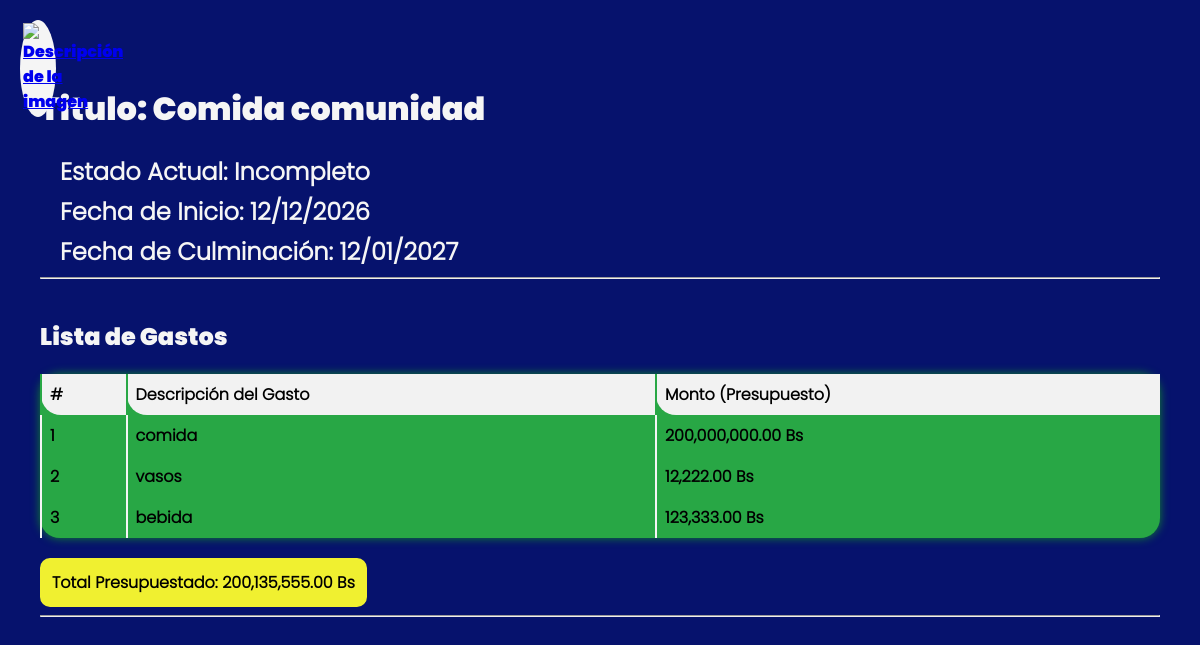
The app's page /views/Visualize Project/index.php?id=88535469 (signed in) with its own data.
### tables this page shows
CREATE TABLE projects (
    id_project           INT             PRIMARY KEY,
    name_project         TEXT (1, 150),
    fecha_inicio_project DATE,
    fecha_final_project  DATE,
    estado_project       TEXT,
    presupuesto_project  NUMERIC (19, 4) 
);

CREATE TABLE date_projects (
    id_date_project   INTEGER PRIMARY KEY AUTOINCREMENT, -- Añadir esta columna
    id_project        INTEGER REFERENCES projects (id_project),
    gasto_project     TEXT,
    gasto_num_project NUMERIC (19, 4) 
);

### views/Visualize Project/index.php (the view, shortened to what this page needs)
<?php
$id_project = htmlspecialchars($_GET['id']);
$proyecto = null;
$detalles = [];
try {
    $pdo = conexionDB();
    $pdo->setAttribute(PDO::ATTR_ERRMODE, PDO::ERRMODE_EXCEPTION);
    $stmt_project = $pdo->prepare("SELECT * FROM projects WHERE id_project = ?");
    $stmt_project->execute([$id_project]);
    $proyecto = $stmt_project->fetch(PDO::FETCH_ASSOC);
    $stmt_details = $pdo->prepare("SELECT * FROM date_projects WHERE id_project = ?");
    $stmt_details->execute([$id_project]);
    $detalles = $stmt_details->fetchAll(PDO::FETCH_ASSOC);
} catch (PDOException $e) {
    die("❌ Error de Base de Datos al cargar datos: " . $e->getMessage());
}
function format_date($date) {
    return date('d/m/Y', strtotime($date));
}
$max_length = 150;
$project_name = $proyecto['name_project'];
$short_name = (mb_strlen($project_name, 'UTF-8') > $max_length)
    ? mb_substr($project_name, 0, $max_length, 'UTF-8') . '...'
    : $project_name;
?>
<!DOCTYPE html>
<html lang="es">
<head>
    <link rel="stylesheet" href="../assets/css/visualize project.css">
</head>
<body>
    <a href="../index.php" class="volver" title="Volver">
        <img src="../assets/imgs/icons/arrow-left.svg" alt="Descripción de la imagen">
    </a>
    <br>
    <h1>Titulo: <?php echo htmlspecialchars($short_name); ?></h1>
    <div class="info-box">
        <p><strong>Estado Actual:</strong> <?php echo str_replace('_', ' ', $proyecto['estado_project']); ?></p>
        <p><strong>Fecha de Inicio:</strong> <?php echo format_date($proyecto['fecha_inicio_project']); ?></p>
        <p><strong>Fecha de Culminación:</strong> <?php echo format_date($proyecto['fecha_final_project']); ?></p>
    </div>
    <hr>
    <h2>Lista de Gastos</h2>
    <?php if (count($detalles) > 0): ?>
        <table class="detalle-tabla">
            <thead>
                <tr>
                    <th>#</th>
                    <th>Descripción del Gasto</th>
                    <th>Monto (Presupuesto)</th>
                </tr>
            </thead>
            <tbody>
                <?php $i = 1; foreach ($detalles as $detalle): ?>
                    <tr>
                        <td><?php echo $i++; ?></td>
                        <td><?php echo htmlspecialchars($detalle['gasto_project']); ?></td>
                        <td><?php echo number_format($detalle['gasto_num_project'], 2, '.', ','); ?> Bs</td>
                    </tr>
                <?php endforeach; ?>
            </tbody>
        </table>
    <div class="total-box">
        <a class="total">Total Presupuestado: <span id="total_suma"><?php echo number_format($proyecto['presupuesto_project'], 2, '.', ','); ?></span> Bs</a>
    </div>
    <?php else: ?>
        <p>El proyecto no tiene gastos o entradas de presupuesto registradas.</p>
    <?php endif; ?>
    <hr>
</body>
</html>

### views/assets/css/visualize project.css (style rules this page uses)
* body { justify-content: center; align-items: center; min-width: 600px; max-width: 100%; margin: auto; margin-left: 20px; margin-right: 20px; padding: 20px; background-color: rgb(6, 18, 109); font-family: 'Poppins', Arial, Helvetica, sans-serif; overflow-x: auto; font-weight: bold; }
.volver { position: absolute; top: 20px; left: 20px; width: 30px; display: flex; background-color: whitesmoke; padding: 3px; border-radius:50% ; }
.detalle-tabla { background-color: #28a745; width: 100%; border-collapse: collapse; margin-top: 20px; font-family: "Poppins-light",Arial, Helvetica, sans-serif; }
.detalle-tabla th, .detalle-tabla td { padding: 8px; text-align: left; border-left: whitesmoke 2px solid; border-radius: 0 0 0 20px; }
table { border-radius: 20px; box-shadow: 0 0 10px #12862d; }
.detalle-tabla th { border-radius: 0 0 0 20px; background-color: #f2f2f2; border-left: #28a745 2px solid; }
h1,h2 { margin-top: 40px; color: whitesmoke; }
.info-box p { margin: 5px 0; font-size: 1.5em; border-color: 1px solid aqua; color: whitesmoke; text-indent: 20px; font-family: "Poppins-light",Arial, Helvetica, sans-serif; }
.total-box { margin-top: 20px; padding: 10px; background-color: rgb(240, 240, 48); border: 2px solid rgb(240, 240, 48); display: inline-block; border-radius: 10px; font-family: "Poppins-light",Arial, Helvetica, sans-serif; }

### records on screen
projects: name_project "Comida comunidad", estado_project "Incompleto", fecha_inicio_project "12/12/2026", fecha_final_project "12/01/2027", presupuesto_project "200,135,555.00"
date_projects: gasto_project "comida", gasto_num_project "200,000,000.00"
date_projects: gasto_project "vasos", gasto_num_project "12,222.00"
date_projects: gasto_project "bebida", gasto_num_project "123,333.00"
